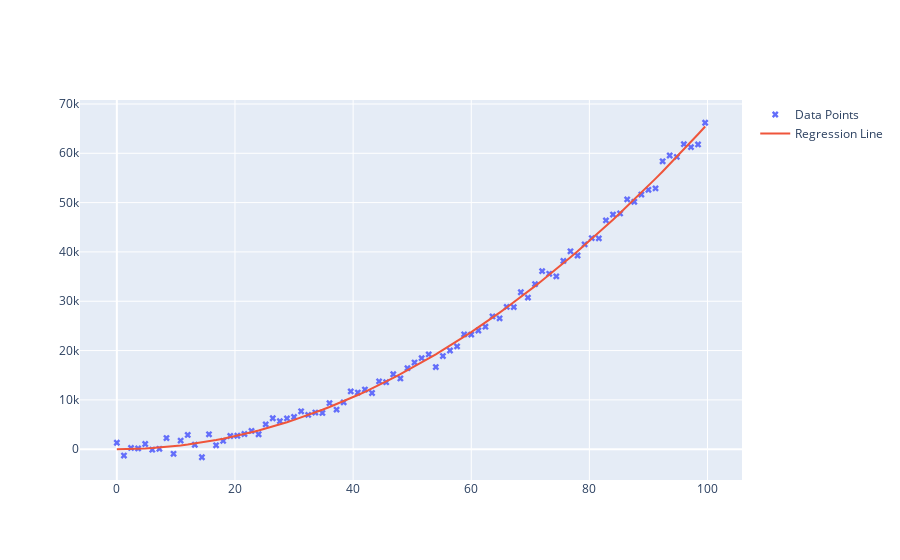

This figure's notebook cell:
### Code cell
y_range = function(x= x_value, theta= theta_train)

# Create a new Plotly figure to visualize the data points and the regression line
fig = go.Figure()

# Add a scatter plot for the original data points from the CSV file
fig.add_trace(
    go.Scatter(
        x=x_value[:, 1],  # X values from the 'x' column
        y=y_value.reshape(-1,),  # Y values from the 'y' column
        mode='markers',  # Plot style as markers (points)
        marker=dict(symbol='x'),  # Marker style
        name='Data Points'  # Name for the legend
    )
)

fig.add_trace(
    go.Scatter(
        x=x_value[:, 1],  # X values for the regression line
        y=y_range.reshape(-1,),  # Y values for the regression line
        mode='lines',  # Plot style as a line
        name='Regression Line'  # Name for the legend
    )
)
